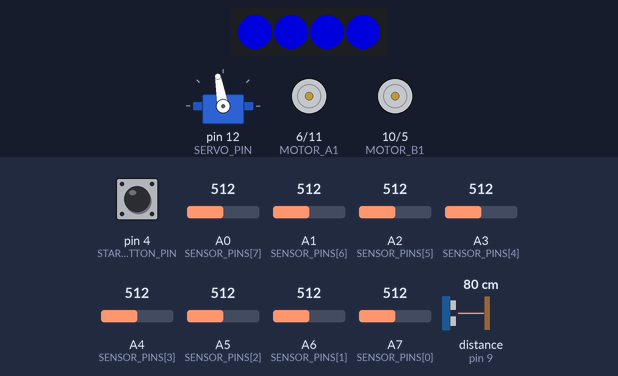
Simulated run of this sketch. Board: Arduino Nano, built with avr-gcc and run on an emulated ATmega328P. Parts: 4 RGB LEDs in strip order, left to right, servo, motor-driver pin pairs drawn as motors (green arrow = first pin HIGH = forward, orange = second pin HIGH = backward, longer = more drive). Wiring (inferred from the names in the program): ultrasonic range finder: trigger pin 8; echo pin 9; servo: signal pin 12. The test bench sets the inputs (shaded band); at power-on: pin 4 (START_BUTTON_PIN) HIGH, A0 (SENSOR_PINS[7]) = 512, A7 (SENSOR_PINS[0]) = 512, A1 (SENSOR_PINS[6]) = 512, A2 (SENSOR_PINS[5]) = 512, A3 (SENSOR_PINS[4]) = 512, A4 (SENSOR_PINS[3]) = 512, A5 (SENSOR_PINS[2]) = 512, A6 (SENSOR_PINS[1]) = 512, distance to the obstacle (sensor on pin 9) 80 cm. The echo pulse lasts 58.3 µs per cm; dim RGB values are drawn brighter than linear; random numbers use the default seed unless the sketch sets one; servo pulses on a pin are drawn as a servo (544–2400 µs = 0–180°).

Above: at 1.2 s.
1.3 s: pin 4 (START_BUTTON_PIN) pulled LOW for 0.15 s
At 1.9 s:
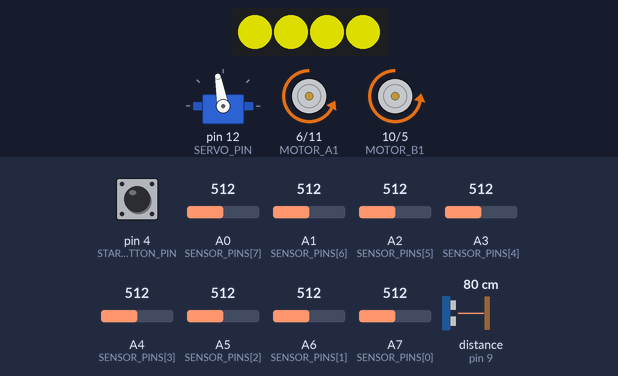
2.9 s: A0 (SENSOR_PINS[7]) set to 51
4.4 s: A0 (SENSOR_PINS[7]) set to 43
At 5.0 s:
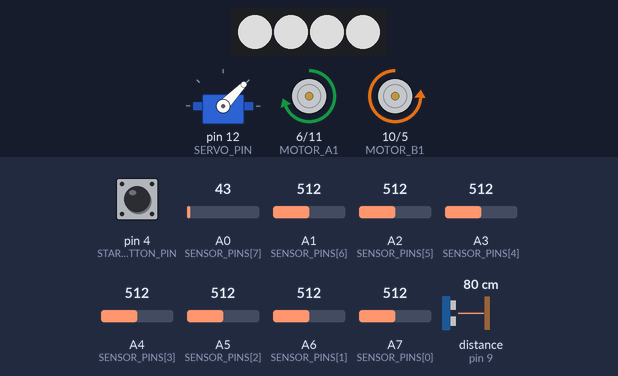
6.2 s: A7 (SENSOR_PINS[0]) set to 465
7.7 s: A7 (SENSOR_PINS[0]) set to 438
At 9.1 s:
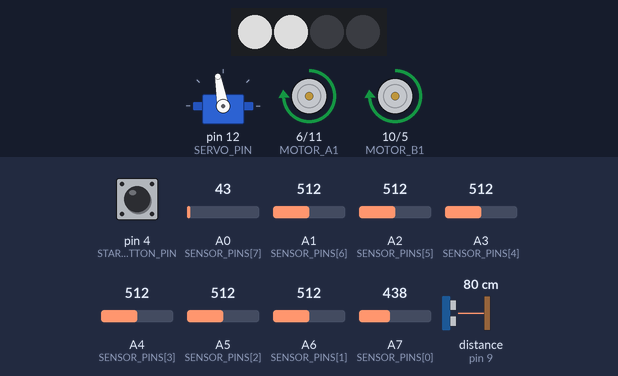
Timing chart, 0 to 23.0 s (numbered marks = the images above; inputs shaded):
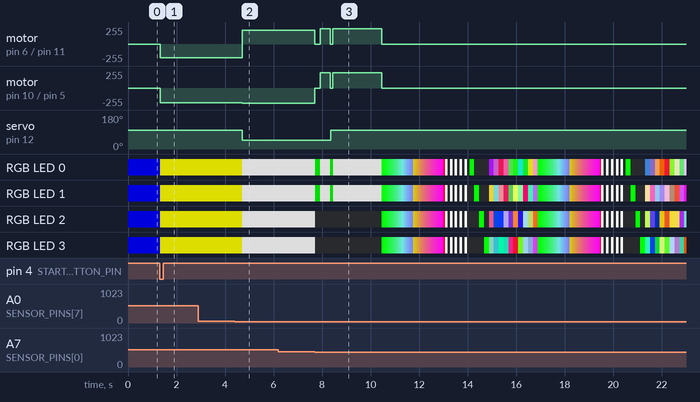

The sketch:

gameLogic.ino
```cpp
#include <Adafruit_NeoPixel.h>

// NeoPixel
#define NEO_PIXEL_PIN 13
#define NUM_PIXELS 4 // Number of NeoPixels

Adafruit_NeoPixel pixels(NUM_PIXELS, NEO_PIXEL_PIN, NEO_GRB + NEO_KHZ800);

// Motor pins
#define MOTOR_A1 6  // Left motor pin 1
#define MOTOR_A2 11   // Left motor pin 2
#define MOTOR_B1 10   // Right motor pin 1
#define MOTOR_B2 5   // Right motor pin 2

// Servo pin
#define SERVO_PIN 12

// Ultrasonic sensor pins
#define ECHO_PIN 9
#define TRIG_PIN 8

// Start button pin
#define START_BUTTON_PIN 4

//range how the gripper open and closes. 360 degrees
#define OPENGRIP_VALUE 100
#define CLOSEGRIP_VALUE 46

const int SERVO_INTERVAL = 10; // 10ms delay for the servo
boolean isGripClosed = false; // Start with open gripper

// Initialisation for millis
unsigned long currentMillis = 0;
unsigned long servoMillis = 0;
unsigned long previousServoMillis = 0;
unsigned long allBlackStartTime = 0;
unsigned long stateStartTime = 0;
unsigned long endSequenceStartTime = 0;
unsigned long endReverseStartTime = 0;

const int MAX_SPEED = 255; // Maximum speed of the motor
const int BLACK_SQUARE_TIMEOUT = 300; // Time in ms to determine it's an end square or crossing a line
const int OBSTACLE_THRESHOLD = 15; // Trigger distance of obstacle in cm

const int NUM_SENSORS = 8; // Number of sensors
const int SENSOR_PINS[NUM_SENSORS] = {A7, A6, A5, A4, A3, A2, A1, A0};

int minValues[NUM_SENSORS]; // Used to store minimum values of the line sensors
int maxValues[NUM_SENSORS]; // Used to store maximum values of the line sensors
int thresholdLow = 0; // Calculated threshold for the line sensors (average of all sensors - 30)
int thresholdHigh = 0; // Calculated threshold for the line sensors (average of all sensors + 30)
bool allBlackDetected = false; // Used to check if atleast 6 sensors detect black
int positiveReadings = 0; // Amount of positive readings from ultrasonic sensor, used in flagStart
int avoidanceStep = 0; // Step for the AVOIDING_OBSTACLE state
int lastDirection = 0; // Used when line is lost, -1 (left), 1 (right), 0 (center)
int startStep = 0; // Step for the START state
bool buttonPressed = false; // Start with button not pressed
int endSequenceStep = 0; // Step for the end sequence
long distance = 0; // Stores distance from object

// Variables for the states
enum robotState {
  PARKED, // Starting state, press button to go to START state
  START, // Drive forward over calibration lines, then turn left to find the main line
  FOLLOWING_LINE, // Line following logic
  AVOIDING_OBSTACLE, // Avoid obstacle on the line
  END_OF_THE_LINE, // Detect black square at the end of the line
  FINDING_LINE, // Search for the line if it's lost
  END_SEQUENCE, // Ending sequence, drop the cone and reverse out
  ENDED
};

robotState currentState = PARKED;  // Start in PARKED state

void setup() {
  pinMode(MOTOR_A1, OUTPUT);
  pinMode(MOTOR_A2, OUTPUT);
  pinMode(MOTOR_B1, OUTPUT);
  pinMode(MOTOR_B2, OUTPUT);
  pinMode(ECHO_PIN, INPUT);
  pinMode(TRIG_PIN, OUTPUT);
  pinMode(START_BUTTON_PIN, INPUT_PULLUP);
  pinMode(SERVO_PIN, OUTPUT);

  pixels.begin(); // Initialize NeoPixels
  Serial.begin(9600); // Initialize serial printing

  // Initialize sensor min/max values
  for (int i = 0; i < NUM_SENSORS; i++) {
    pinMode(SENSOR_PINS[i], INPUT);
    minValues[i] = 1023;  // Start with highest possible value
    maxValues[i] = 0;    // Start with lowest possible value
  }

  stop(); // Make sure the motors are stopped
}

void loop() {
  currentMillis = millis(); // Set currentMillis at the beginning of loop

  // Only measure distance if not in ENDED state to not interfere with other robots
  if (currentState != ENDED) {
    distance = getDistance(); // Stores distance from object
  }

  flagStart(distance); // Function to start once flag is raised
  calibrate(); // Constantly calculate average light received by sensors
  gripperControl(); // Keep gripper active

  switch (currentState) {
    case PARKED:
      stop();
      parkingLight();
      break;

    case START:
      start();
      break;

    case FOLLOWING_LINE:
      follow();

      // Check for obstacles
      if (distance <= OBSTACLE_THRESHOLD && distance > 0) {
        // Obstacle detected, switch to obstacle avoidance mode
        currentState = AVOIDING_OBSTACLE;
        avoidanceStep = 0;
        stateStartTime = currentMillis;
      }
      break;

    case AVOIDING_OBSTACLE:
      avoidObstacle(distance);
      alarm(); // Red warning lights
      break;

    case END_OF_THE_LINE:
      endSequenceStep = 0; // Reset end sequence step
      endSequenceStartTime = currentMillis;
      currentState = END_SEQUENCE;
      break;

    case FINDING_LINE:
      findLine();
      break;

    case END_SEQUENCE:
      endSequence();
      break;

    case ENDED:
      stop();
      lightShow();
      break;
  }
}

// Function to start once flag is raised
void flagStart(long distance) {
  // Check for button press
  if (digitalRead(START_BUTTON_PIN) == LOW && !buttonPressed) {
    buttonPressed = true;
  }

  // Require 5 readings for better stability
  if(distance >= OBSTACLE_THRESHOLD && distance > 0 && buttonPressed == true) {
    positiveReadings++;
  }

  if(positiveReadings >= 5 && buttonPressed == true) {
    if(currentState == PARKED) {
      currentState = START;
      startStep = 0;
      stateStartTime = currentMillis;
      buttonPressed = false; // reset button
      positiveReadings = 0; // reset positiveReadings
    }
  }
}

void calibrate() {
  int average = 0; // Add up all average values from the sensors (minimum + maximum / 2)

  for (int i = 0; i < NUM_SENSORS; i++) {
    int reading = analogRead(SENSOR_PINS[i]);
    minValues[i] = min(reading, minValues[i]);
    maxValues[i] = max(reading, maxValues[i]);

    average += (minValues[i] + maxValues[i]) / 2;
  }

  average /= NUM_SENSORS; // Divide the average by the amount of sensors

  thresholdLow = average - 30; // Below thresholdLow = White
  thresholdHigh = average + 30; // Above thresholdHigh = Black
}

void start() {
  if (startStep == 0) {
    // Yellow LEDs to indicate calibration step
    for (int i = 0; i < NUM_PIXELS; i++) {
      pixels.setPixelColor(i, pixels.Color(150, 150, 0));
    }
    pixels.show();

    // Drive over horizontal lines for calibration
    drive(205, 222);

    // After detecting a black square
    if (isBlackSquare()) {
      isGripClosed = true;
      startStep = 1;
      stateStartTime = millis();
    }

  } else if (startStep == 1) {
    // White LEDs to indicate looking for line
    for (int i = 0; i < NUM_PIXELS; i++) {
      pixels.setPixelColor(i, pixels.Color(150, 150, 150));
    }
    pixels.show();

    leftTurn(); // Turn left to find main line

    // Check if line is detected
    if (isLineDetected()) {
      // Go to FOLLOWING_LINE state
      currentState = FOLLOWING_LINE;
      stop(); // Stop turning when line is found
    }
  }
}

// Function to avoid obstacle on the line
void avoidObstacle(long distance) {
  switch (avoidanceStep) {
    case 0: // Turn right around the obstacle
      drive(220, 0);
      rightSignal();
      // 2 options, turn for 500ms or turn until obstacle is no longer in front
      if (currentMillis - stateStartTime > 500 || (distance > OBSTACLE_THRESHOLD + 10 && distance > 0)) {
        avoidanceStep = 1;
        stateStartTime = currentMillis;
      }
      break;

    case 1: // Move forward for 500 ms
      drive(220, 220);
      if (currentMillis - stateStartTime > 800) {
        avoidanceStep = 2;
        stateStartTime = currentMillis;
      }
      break;

    case 2: // Sharp left turn for 400 ms
      drive(0, 240);
      leftSignal();
      if (currentMillis - stateStartTime > 400) {
        avoidanceStep = 3;
        stateStartTime = currentMillis;
      }
      break;

    case 3: // Slight left turn to find the line
      drive(160, 255);
      leftSignal();


      if (currentMillis - stateStartTime > 4000 || isLineDetected()) {
        if (isLineDetected()) {
          // Line found, go back to line following
          currentState = FOLLOWING_LINE;
        } else {
          // If the line is not found within 4 seconds
          currentState = FINDING_LINE;
          stateStartTime = currentMillis;
        }
      }
      break;
  }
}

bool isLineDetected() {
  int sensorReadings[NUM_SENSORS];
  bool lineDetected = false;

  // Read sensors
  for (int i = 0; i < NUM_SENSORS; i++) {
    sensorReadings[i] = analogRead(SENSOR_PINS[i]);
  }

  // Check if middle sensors detect the line and outer sensors detect white
  if ((sensorReadings[3] >= thresholdHigh && sensorReadings[4] >= thresholdHigh) &&
      sensorReadings[0] <= thresholdLow && sensorReadings[7] <= thresholdLow) {
    lineDetected = true;
  }

  return lineDetected;
}

void findLine() {
  // Turn in place to find the line
  leftTurn();

  // Check if the line is detected
  if (isLineDetected()) {
    currentState = FOLLOWING_LINE;
    stop(); // Stop turning when line is found
  }
}

void follow() {
  int sensorReadings[NUM_SENSORS];

  for (int i = 0; i < NUM_SENSORS; i++) {
    sensorReadings[i] = analogRead(SENSOR_PINS[i]);
  }

  // If all sensors are black for a longer period of time
  if (isBlackSquare()) {
    currentState = END_OF_THE_LINE; // Switch state to END_OF_THE_LINE
    stateStartTime = currentMillis; // Set start time for the state
    return;
  }

  // If all sensors are black for a short time
  if (allBlackDetected) {
    drive(220, 225); // Move forward to cross horizontal line
    return;
  }

  // Line Following Logic
  if (sensorReadings[3] >= thresholdHigh && sensorReadings[4] >= thresholdHigh) {
    drive(255, 255);  // Move forward
    lastDirection = 0;  // Reset direction when moving straight
    greenLight();
  } else if (sensorReadings[4] >= thresholdHigh && sensorReadings[5] >= thresholdHigh) {
    drive(255, 165);  // Slight right
    lastDirection = -1;  // Remember last seen black was on the left
    rightSignal();
  } else if (sensorReadings[5] >= thresholdHigh && sensorReadings[6] >= thresholdHigh) {
    drive(255, 55);   // More right
    lastDirection = -1;
    rightSignal();
  } else if (sensorReadings[6] >= thresholdHigh) {
    drive(255, 5);    // sharp right
    lastDirection = -1;
    rightSignal();
  } else if (sensorReadings[2] >= thresholdHigh && sensorReadings[3] >= thresholdHigh) {
    drive(165, 255);  // Slight left
    lastDirection = 1;   // Remember last seen black was on the right
    leftSignal();
  } else if (sensorReadings[1] >= thresholdHigh && sensorReadings[2] >= thresholdHigh) {
    drive(55, 255);   // More left
    lastDirection = 1;
    leftSignal();
  } else if (sensorReadings[0] >= thresholdHigh && sensorReadings[1] >= thresholdHigh) {
    drive(5, 255);    // Sharp left
    lastDirection = 1;
    leftSignal();
  } else {
    // If line is lost, steer towards last known direction
    if (lastDirection == -1) {
      drive(255, 0);  // Turn right to search
    } else if (lastDirection == 1) {
      drive(0, 255);  // Turn left to search
    } else {
      drive(200, 200);  // Go forward slowly if no memory
    }
  }
}

// Function to detect a black square
bool isBlackSquare() {
  int sensorReadings[NUM_SENSORS];
  int blackSensorCount = 0;

  // Read all sensors
  for (int i = 0; i < NUM_SENSORS; i++) {
    sensorReadings[i] = analogRead(SENSOR_PINS[i]);
    // Count how many sensors detect black
    if (sensorReadings[i] >= thresholdHigh) {
      blackSensorCount++;
    }
  }

  // If most sensors detect black (at least 6 out of 8)
  if (blackSensorCount >= 6) {
    // Start a timer
    if (!allBlackDetected) {
      allBlackDetected = true;
      allBlackStartTime = currentMillis;
      return false; // Don't trigger end of line yet
    }
    // If most sensors are black for longer than the timeout
    else if (currentMillis - allBlackStartTime > BLACK_SQUARE_TIMEOUT) {
      return true;
    }

    return false;
  } else {
    // Not enough black sensors, reset
    allBlackDetected = false;
    return false;
  }
}

// Function to drop the cone on the black square
void endSequence() {
  switch (endSequenceStep) {
    case 0:
      stop();
      brakeLight();
      endSequenceStep++;
      endReverseStartTime = currentMillis;
      break;

    // After 200 ms, reverse
    case 1:
      if(currentMillis - endReverseStartTime > 200) {
        reverse(230,230);
        reverseLight();
        endSequenceStep++;
        endReverseStartTime = currentMillis;
      }
      break;

    // After 400 ms, stop
    case 2:
      if (currentMillis - endReverseStartTime > 400) {
        stop();
        brakeLight();
        endSequenceStep++;
        endSequenceStartTime = currentMillis;
      }
      break;

    // After 100 ms, open the gripper
    case 3:
      if(currentMillis - endReverseStartTime > 100) {
        isGripClosed = false;
        brakeLight();
        endSequenceStep++;
        endSequenceStartTime = currentMillis;
      }
      break;

    // After 100 ms, reverse
    case 4:
      if (currentMillis - endSequenceStartTime > 100) {
        reverse(230, 230);
        reverseLight();
        endSequenceStep++;
        endSequenceStartTime = currentMillis;
      }
      break;

    // After 2000ms, end the program
    case 5:
      if (currentMillis - endSequenceStartTime > 2000) {
        currentState = ENDED; // Display a lightshow
      }
  }
}

void drive(int SPEED_LEFT, int SPEED_RIGHT) {
  // Keep speed within limits (between 0 and 255)
  SPEED_LEFT = constrain(SPEED_LEFT, 0, MAX_SPEED);
  SPEED_RIGHT = constrain(SPEED_RIGHT, 0, MAX_SPEED);

  analogWrite(MOTOR_A1, 0);
  analogWrite(MOTOR_A2, SPEED_LEFT);
  analogWrite(MOTOR_B1, 0);
  analogWrite(MOTOR_B2, SPEED_RIGHT);
}

void reverse(int SPEED_LEFT, int SPEED_RIGHT) {
  // Keep speed within limits (between 0 and 255)
  SPEED_LEFT = constrain(SPEED_LEFT, 0, MAX_SPEED);
  SPEED_RIGHT = constrain(SPEED_RIGHT, 0, MAX_SPEED);

  analogWrite(MOTOR_A1, SPEED_LEFT);
  analogWrite(MOTOR_A2, 0);
  analogWrite(MOTOR_B1, SPEED_RIGHT);
  analogWrite(MOTOR_B2, 0);
}

void leftTurn() {
  analogWrite(MOTOR_A1, 210);
  analogWrite(MOTOR_A2, 0);
  analogWrite(MOTOR_B1, 0);
  analogWrite(MOTOR_B2, 230);
}

void stop() {
  analogWrite(MOTOR_A1, 0);
  analogWrite(MOTOR_A2, 0);
  analogWrite(MOTOR_B1, 0);
  analogWrite(MOTOR_B2, 0);
}

// Function to calculate microseconds to centimeters
long microsecondsToCentimeters(long microseconds) {
  /*
  The speed of sound is 340 m/s or 29 microseconds per centimeter.
  The ping travels out and back, so to find the distance of the object we
  take half of the distance travelled.
  */
  return microseconds / 29 / 2;
}

// Function to get distance to object
long getDistance() {
  /*
  establish variables for duration of the ping, and the distance result
  in centimeters:
  */
  long duration, cm;

  /*
  The PING is triggered by a HIGH pulse of 2 or more microseconds.
  Give a short LOW pulse beforehand to ensure a clean HIGH pulse:
  */
  digitalWrite(TRIG_PIN, LOW);
  delayMicroseconds(2);
  digitalWrite(TRIG_PIN, HIGH);
  delayMicroseconds(10);
  digitalWrite(TRIG_PIN, LOW);

  /*
  The same pin is used to read the signal from the PING))): a HIGH pulse
  whose duration is the time (in microseconds) from the sending of the ping
  to the reception of its echo off of an object.
  */
  duration = pulseIn(ECHO_PIN, HIGH, 20000);

  // convert the time into a distance
  cm = microsecondsToCentimeters(duration);

  return cm;
}

// Function to set gripper at a certain angle
void generatePulse(int angle) {
  int pulseWidth = map(angle, 0, 180, 544, 2400);
  digitalWrite(SERVO_PIN, HIGH);
  delayMicroseconds(pulseWidth);
  digitalWrite(SERVO_PIN, LOW);
}

// Function to keep gripper active
void gripperControl() {
  servoMillis = millis();

  // Only send a pulse every 10ms
  if (servoMillis - previousServoMillis >= SERVO_INTERVAL) {
    previousServoMillis = servoMillis;
    if (isGripClosed) {
      generatePulse(CLOSEGRIP_VALUE);
    } else {
      generatePulse(OPENGRIP_VALUE);
    }
  }
}

void brakeLight() {
  pixels.clear(); // Set all pixel colors to 'off'
  pixels.setPixelColor(0, pixels.Color(0, 150, 0)); // GRB format - Red brake light
  pixels.setPixelColor(1, pixels.Color(0, 150, 0));
  pixels.show();
}

void rightSignal() {
  pixels.clear(); // Set all pixel colors to 'off'
  pixels.setPixelColor(1, pixels.Color(70, 255, 0)); // GRB format - Orange right signal
  pixels.setPixelColor(2, pixels.Color(70, 255, 0));
  pixels.show();
}

void leftSignal() {
  pixels.clear(); // Set all pixel colors to 'off'
  pixels.setPixelColor(0, pixels.Color(70, 255, 0)); // GRB format - Orange left signal
  pixels.setPixelColor(3, pixels.Color(70, 255, 0));
  pixels.show();
}

void reverseLight() {
  pixels.clear(); // Set all pixel colors to 'off'
  pixels.setPixelColor(0, pixels.Color(150, 150, 150)); // GRB format - White reverse light
  pixels.setPixelColor(1, pixels.Color(150, 150, 150));
  pixels.show();
}

void parkingLight() {
  pixels.clear();
  for (int i = 0; i < NUM_PIXELS; i++) {
    pixels.setPixelColor(i, pixels.Color(0, 0, 150)); // GRB format - Blue
  }
  pixels.show();
}

void greenLight() {
  pixels.clear();
  for (int i = 0; i < NUM_PIXELS; i++) {
    pixels.setPixelColor(i, pixels.Color(150, 0, 0));  // GRB format - Green
  }
  pixels.show();
}

void alarm() {
  pixels.clear();
  for (int i = 0; i < NUM_PIXELS; i++) {
    pixels.setPixelColor(i, pixels.Color(0, 150, 0));  // GRB format - Red alarm
  }
  pixels.show();
}

// Function for a light show, only used at the end
void lightShow()
{
    for (int i = 0; i < 5; i++) { // Repeat the effect 5 times
        // Rainbow cycle effect
        for (int j = 0; j < 256; j += 5)
        {
            for (int k = 0; k < NUM_PIXELS; k++) {
                pixels.setPixelColor(k, pixels.Color(j, 255 - j, (j * 2) % 255));
            }
            pixels.show();
            delay(50);
        }

        // Strobe effect (all pixels flash white)
        for (int j = 0; j < 5; j++) {
            pixels.fill(pixels.Color(255, 255, 255)); // White
            pixels.show();
            delay(100);
            pixels.clear();
            pixels.show();
            delay(100);
        }

        // Chasing lights effect
        for (int j = 0; j < NUM_PIXELS; j++)
        {
            pixels.clear();
            pixels.setPixelColor(j, pixels.Color(0, 255, 0)); // Green
            pixels.show();
            delay(200);
        }

        // Random colors flashing
        for (int j = 0; j < 10; j++) {
            for (int k = 0; k < NUM_PIXELS; k++)
            {
                pixels.setPixelColor(k, pixels.Color(random(255), random(255), random(255)));
            }
            pixels.show();
            delay(200);
        }
    }

    pixels.clear();
    pixels.show();
}
```

Measured:
- the behaviour switches between 48 and 47 on A0 (SENSOR_PINS[7]) (found by bisection; images 1 and 2)
- the behaviour switches between 453 and 452 on A7 (SENSOR_PINS[0]) (found by bisection; images 2 and 3)
- after the input at 1.3 s, motor on pin 6 (MOTOR_A1) / pin 11 (MOTOR_A2): stopped → backward 205/255 at once; motor on pin 10 (MOTOR_B1) / pin 5 (MOTOR_B2): stopped → backward 222/255 at once; RGB LED 0–3: RGB(0, 0, 150) → RGB(150, 150, 0) at once
- after the input at 2.9 s, every drawn part: stays the same
- after the input at 4.4 s, motor on pin 6 (MOTOR_A1) / pin 11 (MOTOR_A2): backward 205/255 → forward 210/255 after 0.31 s; motor on pin 10 (MOTOR_B1) / pin 5 (MOTOR_B2): backward 222/255 → backward 230/255 after 0.31 s; servo on pin 12 (SERVO_PIN): 100° → 46° after 0.31 s; RGB LED 0–3: RGB(150, 150, 0) → RGB(150, 150, 150) after 0.31 s
- after the input at 6.2 s, every drawn part: stays the same
- after the input at 7.7 s, motor on pin 6 (MOTOR_A1) / pin 11 (MOTOR_A2), motor on pin 10 (MOTOR_B1) / pin 5 (MOTOR_B2): goes stopped 0.23 s, forward 230/255 0.41 s, stopped 0.11 s, forward 230/255 2.0 s, then stopped, starting at once
